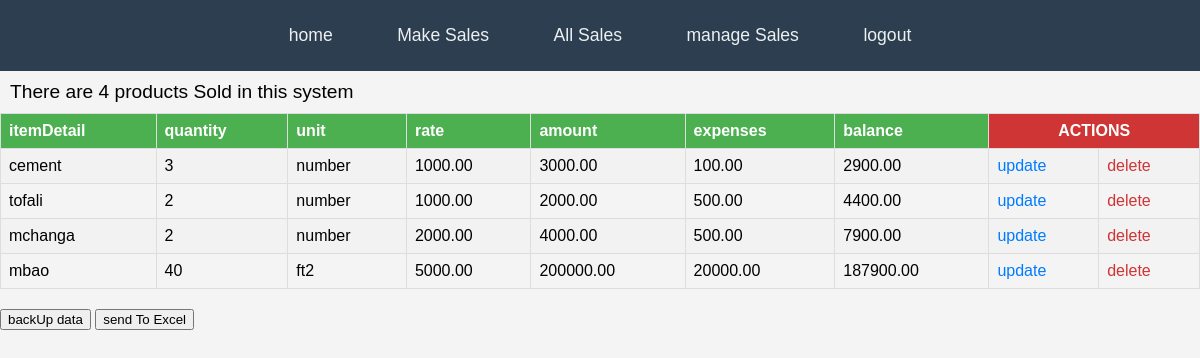
/viewProducts/ (signed in), run on the app's committed database.
### myapp/models.py (models this page shows, shortened)
class Products(models.Model):
    ITEM_UNIT = [
        ('number', 'Number'),
        ('litre', 'Litre'),
        ('mm', 'Millimeter (mm)'),
        ('cm', 'Centimeter (cm)'),
        ('in', 'Inch (in)'),
        ('ft', 'Foot (ft)'),
        ('mm2', 'Square Millimeter (mm²)'),
        ('cm2', 'Square Centimeter (cm²)'),
        ('m2', 'Square Meter (m²)'),
        ('ft2', 'Square Foot (ft²)'),
    ]
    item_details = models.CharField(
        max_length=200,
        help_text="name or description of the product",
        null=True
    )
    quantity = models.PositiveIntegerField(
        validators=[MinValueValidator(1)],
        help_text="quantity of the product"
    )
    unit = models.CharField(
        max_length=20,
        choices=ITEM_UNIT,
        help_text="unit of measurement"
    )
    rate = models.DecimalField(
        max_digits=10,
        decimal_places=2,
        default=0,
        help_text="rate for each"
    )
    expenses = models.DecimalField(
        max_digits=10,
        decimal_places=2,
        default=0,
        validators=[MinValueValidator(0)],
        help_text="amount used"
    )
    balance = models.DecimalField(
        max_digits=10,
        decimal_places=2,
        default=0,
        help_text="previous balance"
    )
    def amount(self):
        self.amount = self.rate * self.quantity
        return self.amount

### myapp/views.py (the view)
# urls.py: path("viewProducts/",views.view_products,name="viewProducts"),
@login_required
@never_cache
def view_products(request):
    products = Products.objects.all()
    count = products.count()
    return render(request,"viewProducts.html",{"products":products, "count":count})

### myapp/templates/viewProducts.html (shortened to what this page needs)
{% load static %}
<!DOCTYPE html>
<html lang="en">
<head>
    <link rel="stylesheet" href="{% static 'css/view.css'%}">
</head>
<body>
    {% include "navigation.html" %}
    <div style="font-size:larger; padding:10px">There are {{count}} products Sold in this system</div>
    <table cellspacing="5" cellpadding="5">
        <tr>
            <th>itemDetail</th>
            <th>quantity</th>
            <th>unit</th>
            <th>rate</th>
            <th>amount</th>
            <th>expenses</th>
            <th>balance</th>
            <th style="background-color: #cf3535; text-align:center; color: #FFFFFF;" colspan="2">ACTIONS</th>
        </tr>
        {% for products in products %}
        <tr>
            <td>{{products.item_details}}</td>
            <td>{{products.quantity}}</td>
            <td>{{products.unit}}</td>
            <td>{{products.rate}}</td>
            <td>{{products.amount}}</td>
            <td>{{products.expenses}}</td>
            <td>{{products.balance}}</td>
            <td><a href="{% url 'updateProducts' products.id %}" class="update">update</a></td>
            <td><a href="{% url 'deleteProducts' products.id %}" class="delete" onclick="return confirmDelete();">delete</a></td>
        </tr>
        {% endfor %}
    </table>
    <div>
        <button type="submit">backUp data</button>
        <button type="submit">send To Excel</button>
    </div>
</body>
</html>

### myapp/templates/navigation.html (shortened to what this page needs)
{% load static %}
<!DOCTYPE html>
<html lang="en">
<head>
    <link rel="stylesheet" href="{% static 'css/nav.css'%}">
</head>
<body>
    <div class="nav">
        <a href="{% url "home" %}">home</a>
        <a href="{% url "registerProducts" %}">Make Sales</a>
        <a href="{% url "viewProducts" %}">All Sales</a>
        <a href="{% url "viewProducts" %}">manage Sales</a>
        <a href="{% url "logout" %}">logout</a>
    </div>
</body>
</html>

### myapp/static/css/view.css (style rules this page uses)
body { font-family: Arial, sans-serif; margin: 0; padding: 0; background-color: #f4f4f4; }
table { width: 100%; border-collapse: collapse; margin-bottom: 20px; }
th, td { border: 1px solid #ddd; padding: 8px; text-align: left; }
th { background-color: #4CAF50; color: white; }
tr:nth-child(even) { background-color: #f2f2f2; }
a { text-decoration: none; }
a.update { color: #007bff; }
a.delete { color: #cf3535; }

### myapp/static/css/nav.css (style rules this page uses)
.nav { background-color: #2c3e50; padding: 15px; text-align: center; }
.nav a { color: #ecf0f1; text-decoration: none; padding: 10px 20px; margin: 0 10px; display: inline-block; font-size: 1.1em; border-radius: 4px; transition: background-color 0.3s, color 0.3s; }

### data on the page
Products: item_details "cement", quantity "3", unit "number", rate "1000.00", amount "3000.00", expenses "100.00", balance "2900.00"
Products: item_details "tofali", quantity "2", unit "number", rate "1000.00", amount "2000.00", expenses "500.00", balance "4400.00"
Products: item_details "mchanga", quantity "2", unit "number", rate "2000.00", amount "4000.00", expenses "500.00", balance "7900.00"
Products: item_details "mbao", quantity "40", unit "ft2", rate "5000.00", amount "200000.00", expenses "20000.00", balance "187900.00"

### other printed values
{{ count }} "4"
